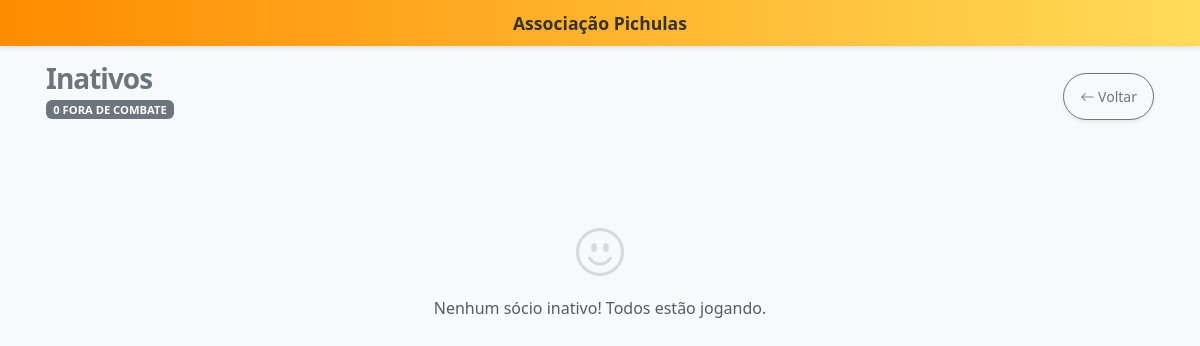
/associados/inativos, run on an earlier commit of the app's database.
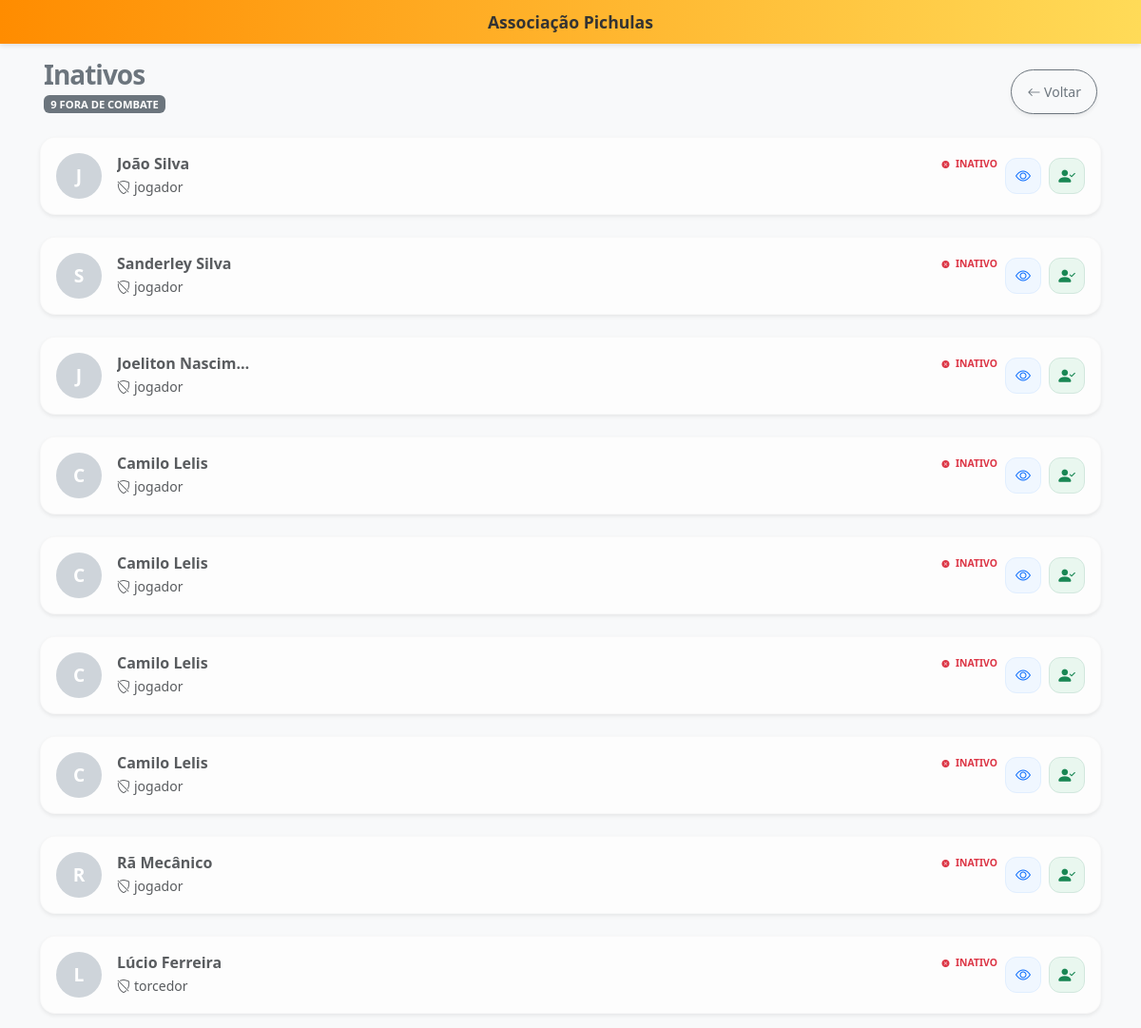
And on a later commit of the database.
### associados/models.py (models this page shows, shortened)
class Associados(models.Model):
    TIPO_CHOICES = (
        ('jogador','Jogador'),
        ('torcedor','Torcedor'),
    )
    nome = models.CharField(max_length = 50)
    sobrenome = models.CharField(max_length = 50)
    tipo = models.CharField(max_length = 50, choices = TIPO_CHOICES, blank = True, null = True)
    data_cadastro = models.DateField(default = timezone.now)
    valor_mensalidade = models.DecimalField(max_digits=10, decimal_places=2)
    saldo_credito = models.DecimalField(max_digits=10, decimal_places=2, default=0)
    ativo = models.BooleanField(default = True)

### associados/views.py (the view)
# urls.py: path('inativos', views.lista_inativos, name='lista_inativos'),
def lista_inativos(request):
    associados = Associados.objects.filter(ativo=False)
    return render(request, 'lista_inativos.html',{'associados':associados})

### associados/templates/lista_inativos.html (shortened to what this page needs)
{% extends 'base.html' %}
{% block content %}
<div class="d-flex justify-content-between align-items-end mb-4 px-1">
    <div>
        <h1 class="h3 mb-0 fw-bold text-secondary" style="letter-spacing: -1px;">Inativos</h1>
        <span class="badge bg-secondary text-white fw-bold" style="font-size: 0.7rem;">
            {{ associados|length }} FORA DE COMBATE
        </span>
    </div>
    <a href="{% url 'lista_associados' %}" class="btn btn-outline-secondary rounded-pill px-3 btn-sm shadow-sm">
        <i class="bi bi-arrow-left"></i> Voltar
    </a>
</div>
<div class="row g-2">
    {% for associado in associados %}
    <div class="col-12">
        <div class="card border-0 shadow-sm rounded-4 overflow-hidden grayscale-card">
            <div class="card-body p-3">
                <div class="d-flex align-items-center">
                    <div class="flex-shrink-0 me-3">
                        <div class="avatar-circle-inactive">
                            {{ associado.nome|first|upper }}
                        </div>
                    </div>
                    <div class="flex-grow-1">
                        <div class="d-flex justify-content-between align-items-center">
                            <h6 class="mb-0 fw-bold text-muted text-truncate" style="max-width: 140px;">
                                {{ associado.nome }} {{ associado.sobrenome }}
                            </h6>
                            <small class="text-danger fw-bold" style="font-size: 0.65rem;">
                                <i class="bi bi-x-circle-fill me-1" style="font-size: 0.5rem;"></i> INATIVO
                            </small>
                        </div>
                        <div class="d-flex align-items-center mt-1">
                            <span class="text-muted small">
                                <i class="bi bi-shield-slash me-1"></i>{{ associado.tipo }}
                            </span>
                        </div>
                    </div>
                    <div class="ms-2 d-flex gap-2">
                        <a href="{% url 'detalhe_associado' associado.id %}" class="btn-action view" title="Ver detalhes">
                            <i class="bi bi-eye"></i>
                        </a>
                        <a href="{% url 'ativar_associado_inativo' associado.id %}" class="btn-action activate" title="Reativar Sócio">
                            <i class="bi bi-person-check-fill"></i>
                        </a>
                    </div>
                </div>
            </div>
        </div>
    </div>
    {% empty %}
    <div class="col-12 text-center py-5">
        <div class="py-4">
            <i class="bi bi-emoji-smile text-muted" style="font-size: 3rem; opacity: 0.2;"></i>
            <p class="text-muted mt-2">Nenhum sócio inativo! Todos estão jogando.</p>
        </div>
    </div>
    {% endfor %}
</div>
{% endblock %}

What changed in the data, as far as the page shows it:
now on this page (row edited): Associados: nome|first "J", nome "João", sobrenome "Silva", tipo "jogador"
now on this page (row edited): Associados: nome|first "S", nome "Sanderley", sobrenome "Silva", tipo "jogador"
added Associados: nome|first "J", nome "Joeliton", sobrenome "Nascim…", tipo "jogador"
added Associados: nome|first "C", nome "Camilo", sobrenome "Lelis", tipo "jogador"
added Associados: nome|first "C", nome "Camilo", sobrenome "Lelis", tipo "jogador"
added Associados: nome|first "C", nome "Camilo", sobrenome "Lelis", tipo "jogador"
added Associados: nome|first "C", nome "Camilo", sobrenome "Lelis", tipo "jogador"
added Associados: nome|first "R", nome "Rã", sobrenome "Mecânico", tipo "jogador"
added Associados: nome|first "L", nome "Lúcio", sobrenome "Ferreira", tipo "torcedor"
Also different on the page:
{{ associados|length }}: "0" → "9"
text no longer shown: "Nenhum sócio inativo! Todos estão jogando."
